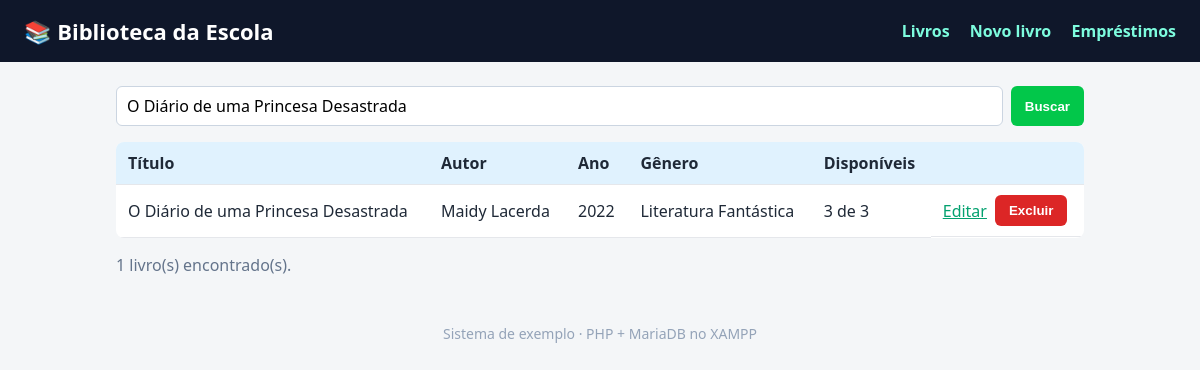
Screenshot of /index.php?busca=O Diário de uma Princesa Desastrada with the database file from the repository.
### tables this page shows
CREATE TABLE livros (
  id          INT AUTO_INCREMENT PRIMARY KEY,
  titulo      VARCHAR(150) NOT NULL,
  autor       VARCHAR(100) NOT NULL,
  ano         INT,
  genero      VARCHAR(50),
  quantidade  INT NOT NULL DEFAULT 1
);

### conexao.php (called while the page is built, shortened)
<?php
function e($texto) {
    return htmlspecialchars((string)$texto, ENT_QUOTES, 'UTF-8');
}

### index.php (the view, shortened to what this page needs)
<?php
require 'conexao.php';
$busca = $_GET['busca'] ?? '';
$sql = "SELECT l.id, l.titulo, l.autor, l.ano, l.genero, l.quantidade,
               COUNT(e.id) AS emprestados
        FROM livros l
        LEFT JOIN emprestimos e
               ON e.livro_id = l.id AND e.data_devolucao IS NULL
        WHERE l.titulo LIKE :busca OR l.autor LIKE :busca2
        GROUP BY l.id, l.titulo, l.autor, l.ano, l.genero, l.quantidade
        ORDER BY l.titulo";
$consulta = $pdo->prepare($sql);
$consulta->execute([':busca' => "%$busca%", ':busca2' => "%$busca%"]);
$livros = $consulta->fetchAll();
require 'topo.php';
?>
<form method="get" class="busca">
  <input type="text" name="busca" value="<?= e($busca) ?>" placeholder="Buscar por título ou autor">
  <button>Buscar</button>
</form>
<table>
  <tr><th>Título</th><th>Autor</th><th>Ano</th><th>Gênero</th><th>Disponíveis</th><th></th></tr>
  <?php foreach ($livros as $livro): ?>
    <tr>
      <td><?= e($livro['titulo']) ?></td>
      <td><?= e($livro['autor']) ?></td>
      <td><?= e($livro['ano']) ?></td>
      <td><?= e($livro['genero']) ?></td>
      <td><?= $livro['quantidade'] - $livro['emprestados'] ?> de <?= $livro['quantidade'] ?></td>
      <td class="acoes">
        <a href="editar.php?id=<?= $livro['id'] ?>">Editar</a>
        <form method="post" action="excluir.php" onsubmit="return confirm('Excluir este livro?')">
          <button class="perigo">Excluir</button>
        </form>
      </td>
    </tr>
  <?php endforeach; ?>
</table>
<p class="total"><?= count($livros) ?> livro(s) encontrado(s).</p>
<?php require 'rodape.php'; ?>

### estilo.css (style rules this page uses)
* { box-sizing: border-box; }
body { margin: 0; font-family: system-ui, Arial, sans-serif; background: #F4F6F8; color: #1F2937; }
table { width: 100%; border-collapse: collapse; background: #FFF; border-radius: 8px; overflow: hidden; }
th, td { padding: 10px 12px; border-bottom: 1px solid #E5E7EB; text-align: left; }
th { background: #E0F2FE; }
.acoes { display: flex; gap: 8px; align-items: center; }
.acoes form { margin: 0; }
button { background: #02c74a; color: #FFF; border: 0; border-radius: 6px; padding: 8px 14px; cursor: pointer; font-weight: 600; }
button.perigo { background: #DC2626; }
a { color: #03a16f; }
input, select { padding: 8px 10px; border: 1px solid #CBD5E1; border-radius: 6px; font: inherit; }
.busca, .linha { display: flex; gap: 8px; margin-bottom: 16px; flex-wrap: wrap; }
.busca input { flex: 1; min-width: 200px; }
.total { color: #64748B; }

### rows the page displays
livros: titulo "O Diário de uma Princesa Desastrada", autor "Maidy Lacerda", ano "2022", genero "Literatura Fantástica", $livro['quantidade']-$livro['emprestados'] "3", quantidade "3"

### other values shown
count($livros) "1"
